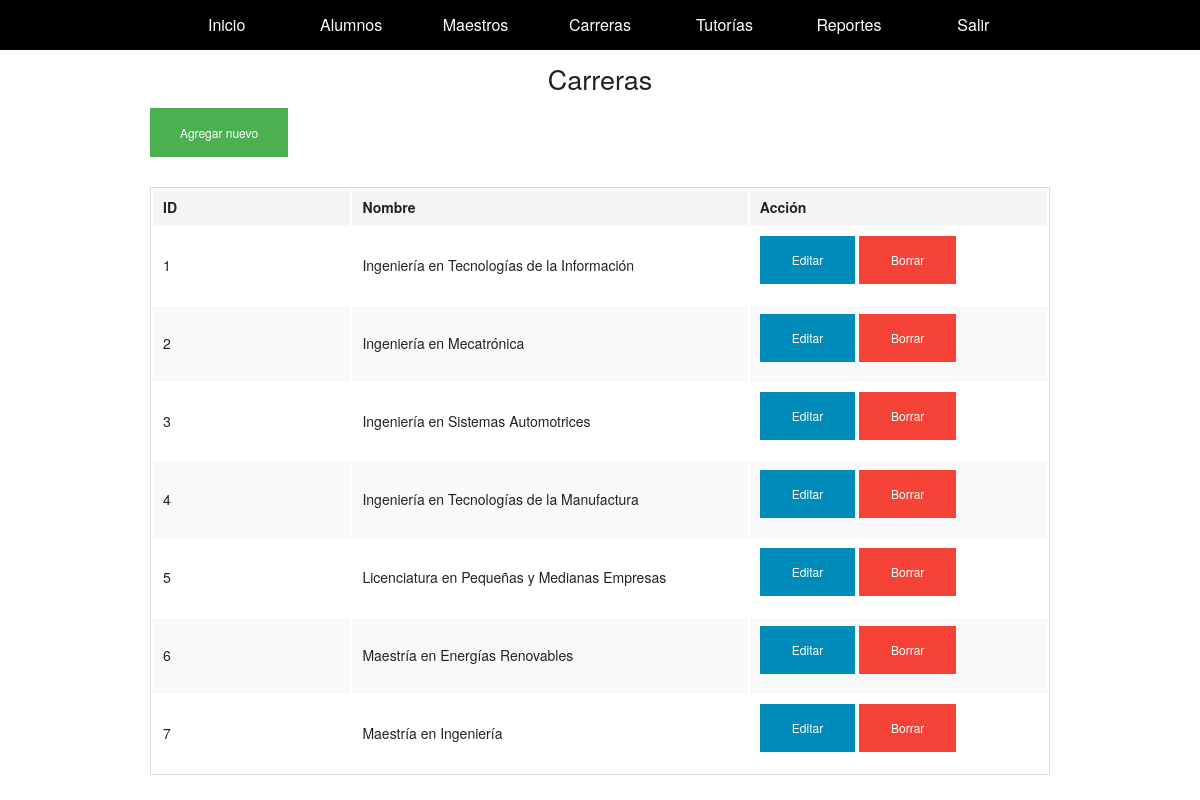
Screenshot of /index.php?action=mostrarCarreras with the database file from the repository.
### tables this page shows
CREATE TABLE `carreras` (
  `id` int(11) NOT NULL,
  `nombre` varchar(150) NOT NULL
);

### index.php (called while the page is built, shortened)
<?php
	require_once("controllers/controller.php");
	require_once("models/crud.php");
	$mvc = new MvcController();
	$mvc->plantilla();
?>

### models/conexion.php (called while the page is built)
<?php
	class Conexion{
		public static function conectar(){
			$link = new PDO("mysql:host=localhost;dbname=practica8","root","");
			return $link;
		}
	}
?>

### models/crud.php (called while the page is built, shortened)
<?php
	require_once "conexion.php";
	class Datos extends Conexion{
		public static function vistaCarrerasModel($tabla){
			$stmt = Conexion::conectar()->prepare("SELECT id, nombre FROM $tabla");
			$stmt->execute();
			return $stmt->fetchAll();
		}
	}
?>

### controllers/controller.php (the view, shortened to what this page needs)
<?php
	class MvcController{
		public function plantilla(){
			include("views/foundation.php");
		}
		public function enlacesPaginasController(){
			if(isset( $_GET['action'])){
				$enlaces = $_GET['action'];
			}else{
				$enlaces = "index";
			}
			$respuesta = EnlacesPaginas::enlacesPaginasModel($enlaces);
			include $respuesta;
		}
		public function vistaCarrerasController(){
			$respuesta = Datos::vistaCarrerasModel("carreras");
			foreach($respuesta as $row => $item){
				echo'<tr>
					<td>'.$item["id"].'</td>
					<td>'.$item["nombre"].'</td>
					<td><a href="index.php?action=editarCarreras&id='.$item["id"].'" class="botonModificar">Editar</a> <a href="index.php?action=mostrarCarreras&idBorrar='.$item["id"].'" class="botonEliminar">Borrar</a></td>
				</tr>';
			}
		}
	}
?>

### views/foundation.php (shortened to what this page needs)
<!DOCTYPE html>
<html>
<head>
</head>
<body>
<?php include "modules/navegacion.php"; ?>
<section>
<?php
$mvc = new MvcController();
$mvc -> enlacesPaginasController();
?>
</section>
</body>
</html>

### views/modules/navegacion.php
<nav>
	<ul>
		<li><a href="index.php">Inicio</a></li>
		<li><a href="index.php?action=mostrarAlumno">Alumnos</a></li>
		<li><a href="index.php?action=mostrarMaestros">Maestros</a></li>
		<li><a href="index.php?action=mostrarCarreras">Carreras</a></li>
		<li><a href="index.php?action=mostrarTutorias">Tutorías</a></li>
		<li><a href="index.php?action=reportes">Reportes</a></li>
		<li><a href="index.php?action=salir">Salir</a></li>
	</ul>
</nav>

### views/modules/mostrarCarreras.php (shortened to what this page needs)
<!doctype html>
<html class="no-js" lang="en">
  <head>
    <link rel="stylesheet" href="../foundation.css" />
  </head>
  <body>
    <div class="row">
        <h3>Carreras</h3>
        <div class="section-container tabs" data-section>
          <section class="section">
            <p><a href="index.php?action=carreras" class="botonAgregar">Agregar nuevo</a></p>
            <div class="content" data-slug="panel1">
              <table>
                <thead>
                  <tr>
                    <th width="200">ID</th>
                    <th width="400">Nombre</th>
                    <th width="300">Acción</th>
                  </tr>
                </thead>
                <tbody>
                        <?php
                          $vistaCarreras = new MvcController();
                          $vistaCarreras -> vistaCarrerasController();
                        ?>
                </tbody>
              </table>
            </div>
          </section>
        </div>
    </div>
  </body>
</html>

### views/foundation.php (style rules this page uses)
.botonAgregar { background-color: #4CAF50; border: none; color: white; padding: 15px 30px; margin-bottom: 10px; text-align: center; text-decoration: none; display: inline-block; font-size: 12px; }
.botonModificar { background-color: #008CBA; border: none; color: white; padding: 15px 32px; margin-bottom: 10px; text-align: center; text-decoration: none; display: inline-block; font-size: 12px; }
.botonEliminar { background-color: #f44336; border: none; color: white; padding: 15px 32px; margin-bottom: 10px; text-align: center; text-decoration: none; display: inline-block; font-size: 12px; }
nav { position:relative; margin:auto; width:100%; height:auto; background:black; }
nav ul { position:relative; margin:auto; width:100%; text-align: center; }
nav ul li { display:inline-block; width:10%; line-height: 50px; list-style: none; }
nav ul li a { color:white; text-decoration: none; }
section { position: relative; margin: auto; width:90%; }
section h3 { position: relative; margin: auto; padding:10px; text-align: center; }
table { background: #FFFFFF; border: solid 1px #DDDDDD; margin-bottom: 1.25rem; table-layout: auto; }
table thead { background: #F5F5F5; }
table thead tr th, table thead tr td { color: #222222; font-size: 0.875rem; font-weight: bold; padding: 0.5rem 0.625rem 0.625rem; }
table tbody tr td { padding: 0.5rem 0.625rem 0.625rem; }

### rows the page displays
carreras: id "1", nombre "Ingeniería en Tecnologías de la Información"
carreras: id "2", nombre "Ingeniería en Mecatrónica"
carreras: id "3", nombre "Ingeniería en Sistemas Automotrices"
carreras: id "4", nombre "Ingeniería en Tecnologías de la Manufactura"
carreras: id "5", nombre "Licenciatura en Pequeñas y Medianas Empresas"
carreras: id "6", nombre "Maestría en Energías Renovables"
carreras: id "7", nombre "Maestría en Ingeniería"
